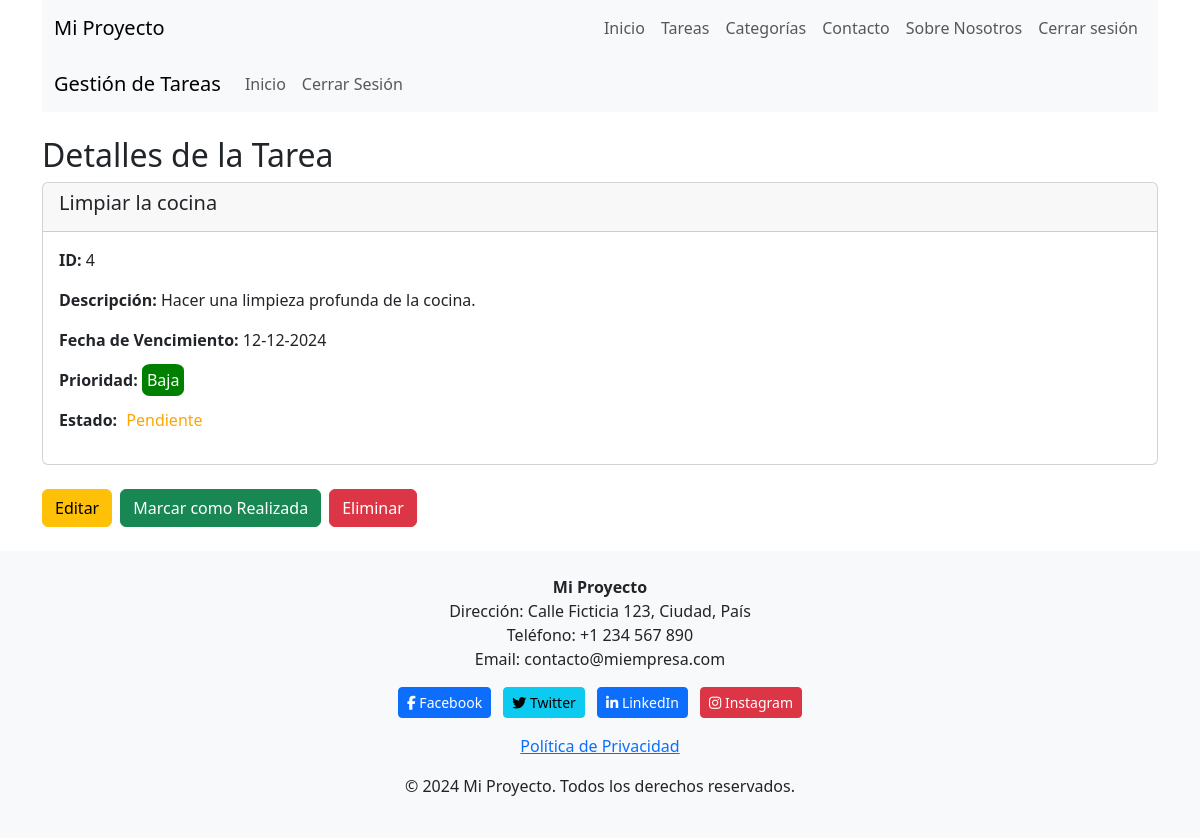
/views/task_detail.php?id=4 (signed in), run on the app's committed database.
### tables this page shows
CREATE TABLE IF NOT EXISTS `tareas` (
    id INT AUTO_INCREMENT PRIMARY KEY,
    nombre VARCHAR(100) NOT NULL,
    descripcion TEXT,
    fecha_vencimiento DATE,
    prioridad INT,
    id_usuario INT,
    id_categoria INT,
    status TINYINT(1) NOT NULL DEFAULT 1,   
    FOREIGN KEY (id_usuario) REFERENCES usuarios(id) ON DELETE CASCADE,
    FOREIGN KEY (id_categoria) REFERENCES categorias(id) ON DELETE CASCADE
);

### models/Model.php (called while the page is built, shortened)
<?php
class Model {
    public function __construct($pdo) {
        $this->db = $pdo;
    }
}
?>

### models/Tarea.php (called while the page is built, shortened)
<?php
require_once 'Model.php';
class Tarea extends Model {
    public function getTareaPorId($id) {
        $stmt = $this->db->prepare("SELECT * FROM tareas WHERE id = ?");
        $stmt->execute([$id]);
        return $stmt->fetch(PDO::FETCH_ASSOC);
    }
}
?>

### views/task_detail.php (the view, shortened to what this page needs)
<?php
require_once '../models/Tarea.php';
require_once '../config/db.php';
$tareaModel = new Tarea($pdo);
$idUsuario = $_SESSION['usuario']['id'];
if (isset($_GET['id'])) {
    $idTarea = $_GET['id'];
    $tarea = $tareaModel->getTareaPorId($idTarea, $idUsuario);
} else {
    header('Location: home.php');
    exit;
}
?>
<!DOCTYPE html>
<html lang="es">
<head>
    <link href="https://cdn.jsdelivr.net/npm/bootstrap@5.3.0-alpha3/dist/css/bootstrap.min.css" rel="stylesheet">
    <link href="../public/css/style.css" rel="stylesheet">
</head>
<body>
    <div class="container">
    <?php include('../views/header.php'); ?>
        <nav class="navbar navbar-expand-lg navbar-light bg-light mb-4">
            <div class="container-fluid">
                <a class="navbar-brand" href="#">Gestión de Tareas</a>
                <div class="collapse navbar-collapse" id="navbarNav">
                    <ul class="navbar-nav">
                        <li class="nav-item">
                            <a class="nav-link" href="../public/home.php">Inicio</a>
                        </li>
                        <li class="nav-item">
                            <a class="nav-link" href="../public/logout.php">Cerrar Sesión</a>
                        </li>
                    </ul>
                </div>
            </div>
        </nav>
        <h2>Detalles de la Tarea</h2>
        <div class="card mb-4">
            <div class="card-header">
                <h5><?php echo htmlspecialchars($tarea['nombre']); ?></h5>
            </div>
            <div class="card-body">
                <p><strong>ID:</strong> <?php echo $tarea['id']; ?></p>
                <p><strong>Descripción:</strong> <?php echo htmlspecialchars($tarea['descripcion']); ?></p>
                <p><strong>Fecha de Vencimiento:</strong>
                    <?php echo date('d-m-Y', strtotime($tarea['fecha_vencimiento'])); ?></p>
                <p><strong>Prioridad:</strong>
                    <?php
                    $prioridad = $tarea['prioridad'];
                    switch ($prioridad) {
                        case 1:
                            echo "<span style='color: white; background-color: green;'>Baja</span>";
                            break;
                    }
                    ?>
                </p>
                <p><strong>Estado:</strong>
                    <?php
                    if ($tarea['status'] == 1) {
                        echo "<span style='color: orange;'>Pendiente</span>";
                    } else {
                        echo "<span style='color: green;'>Completada</span>";
                    }
                    ?>
                </p>
            </div>
        </div>
        <div class="d-flex justify-content-start gap-2">
            <a href="../views/edit_task.php?id=<?php echo $tarea['id']; ?>" class="btn btn-warning">Editar</a>
            <?php if ($tarea['status'] == 1): ?>
                <a href="../views/mark_task_done.php?id=<?php echo $tarea['id']; ?>" class="btn btn-success">Marcar como
                    Realizada</a>
            <?php else: ?>
                <a href="../views/mark_task_pending.php?id=<?php echo $tarea['id']; ?>" class="btn btn-secondary">Marcar
                    como Pendiente</a>
            <?php endif; ?>
            <a href="../views/delete_task.php?id=<?php echo $tarea['id']; ?>" class="btn btn-danger">Eliminar</a>
        </div>
    </div>
    <?php include('../views/footer.php'); ?>
</body>
</html>

### public/css/style.css (style rules this page uses)
html, body { height: 100%; margin: 0; }
body { display: flex; flex-direction: column; }
.container { flex: 1; }
span { width: 20px; padding: 5px; border-radius: 20%; }

### data on the page
tareas: nombre "Limpiar la cocina", id "4", descripcion "Hacer una limpieza profunda de la cocina.", fecha_vencimiento "12-12-2024"
